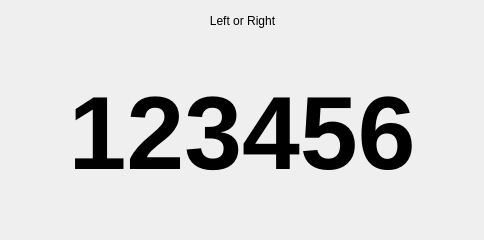
<?xml version="1.0" encoding="UTF-8"?>
<ui version="4.0">
 <class>PageIndicator</class>
 <widget class="QDialog" name="PageIndicator">
  <property name="geometry">
   <rect>
    <x>0</x>
    <y>0</y>
    <width>484</width>
    <height>240</height>
   </rect>
  </property>
  <property name="windowTitle">
   <string>Dialog</string>
  </property>
  <property name="styleSheet">
   <string notr="true">/*
dlgFloatFun{	
	background-color: rgb(255, 255, 255);	
	border-radius: 10px;					
	border-style:solid;						
	border-width:1px;						
	border-color:rgb(21, 21, 21);		
}*/



/*dlgFloatFun{	
	background-color: rgb(255, 255, 255);	
		
	border-style:solid;						
	border-width:1px;						
	border-color:rgb(51, 51, 51);		
}*/

</string>
  </property>
  <layout class="QGridLayout" name="gridLayout">
   <item row="1" column="0">
    <layout class="QVBoxLayout" name="verticalLayout">
     <item>
      <widget class="QLabel" name="lblPageNumber">
       <property name="font">
        <font>
         <pointsize>78</pointsize>
         <bold>true</bold>
        </font>
       </property>
       <property name="text">
        <string>123456</string>
       </property>
       <property name="alignment">
        <set>Qt::AlignCenter</set>
       </property>
      </widget>
     </item>
    </layout>
   </item>
   <item row="0" column="0">
    <layout class="QHBoxLayout" name="horizontalLayout">
     <item>
      <spacer name="horizontalSpacer">
       <property name="orientation">
        <enum>Qt::Horizontal</enum>
       </property>
       <property name="sizeHint" stdset="0">
        <size>
         <width>40</width>
         <height>20</height>
        </size>
       </property>
      </spacer>
     </item>
     <item>
      <widget class="QLabel" name="lblPic">
       <property name="sizePolicy">
        <sizepolicy hsizetype="Preferred" vsizetype="Fixed">
         <horstretch>0</horstretch>
         <verstretch>0</verstretch>
        </sizepolicy>
       </property>
       <property name="text">
        <string>Left or Right</string>
       </property>
       <property name="alignment">
        <set>Qt::AlignCenter</set>
       </property>
      </widget>
     </item>
     <item>
      <spacer name="horizontalSpacer_2">
       <property name="orientation">
        <enum>Qt::Horizontal</enum>
       </property>
       <property name="sizeHint" stdset="0">
        <size>
         <width>40</width>
         <height>20</height>
        </size>
       </property>
      </spacer>
     </item>
    </layout>
   </item>
  </layout>
 </widget>
 <resources/>
 <connections/>
</ui>
